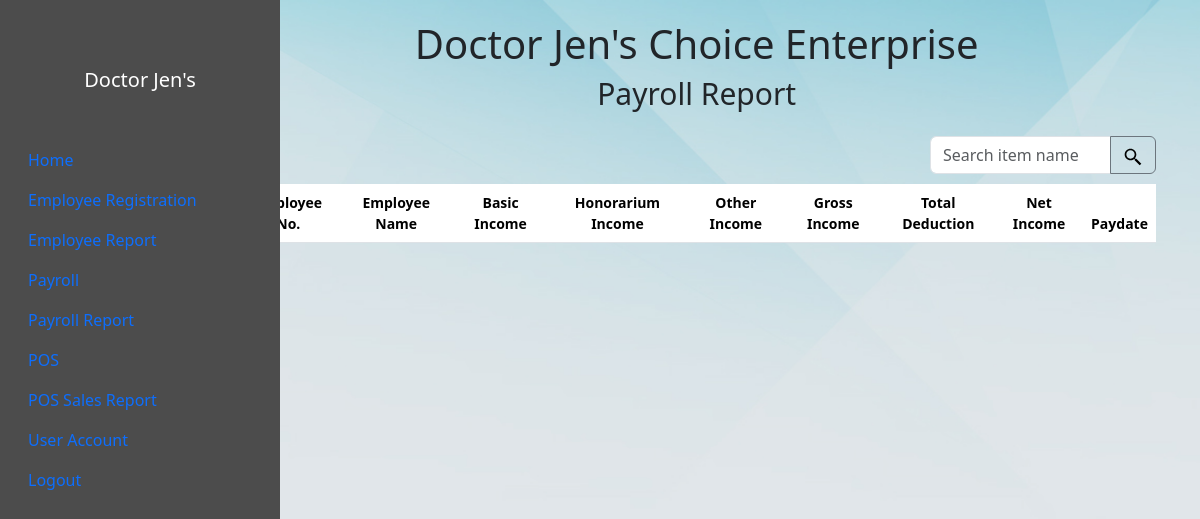
The app's page /payroll_report.php, older data.
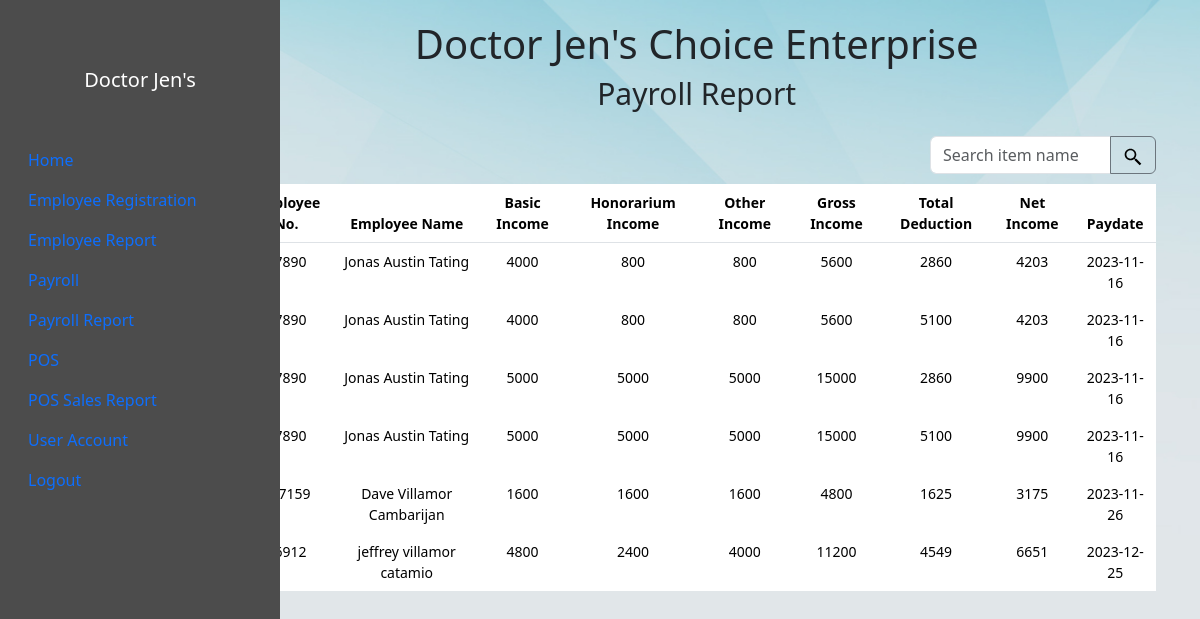
The same page, newer data.
### tables this page shows
CREATE TABLE `personal_infotbl` (
  `id` int(11) NOT NULL,
  `employee_no` varchar(255) NOT NULL,
  `address_line1` text NOT NULL,
  `address_line2` text NOT NULL,
  `birth_date` date NOT NULL,
  `civil_status` varchar(255) NOT NULL,
  `contact_no` varchar(255) NOT NULL,
  `country` varchar(255) NOT NULL,
  `department` varchar(255) NOT NULL,
  `designation` varchar(255) NOT NULL,
  `email_address` varchar(255) NOT NULL,
  `employee_status` varchar(255) NOT NULL,
  `fname` varchar(255) NOT NULL,
  `gender` varchar(255) NOT NULL,
  `lname` varchar(255) NOT NULL,
  `mname` varchar(255) NOT NULL,
  `municipality` varchar(255) NOT NULL,
  `nationality` varchar(255) NOT NULL,
  `other_social_media_account` varchar(255) NOT NULL,
  `pay_date` date NOT NULL,
  `picpath` text NOT NULL,
  `qualified_dependent_status` varchar(255) NOT NULL,
  `social_media_account_id` varchar(255) NOT NULL,
  `state_province` varchar(255) NOT NULL,
  `suffix` varchar(255) NOT NULL,
  `zip_code` int(11) NOT NULL
);

CREATE TABLE `deductiontbl` (
  `deduction_date` varchar(255) NOT NULL,
  `employee_no` varchar(255) NOT NULL,
  `faculty_savings_deposit` double NOT NULL,
  `faculty_savings_loan` double NOT NULL,
  `id` int(11) NOT NULL,
  `income_tax_contri` double NOT NULL,
  `other_loans` double NOT NULL,
  `pagibig_contri` double NOT NULL,
  `pagibig_loan` double NOT NULL,
  `philHealth_contri` double NOT NULL,
  `salary_loan` double NOT NULL,
  `sss_contri` double NOT NULL,
  `total_deduction` double NOT NULL,
  `sss_loan` double NOT NULL
);

CREATE TABLE `incometbl` (
  `id` int(11) NOT NULL,
  `income_date` varchar(255) NOT NULL,
  `basic_rate_hour` double NOT NULL,
  `basic_income` double NOT NULL,
  `hono_rate_hour` double NOT NULL,
  `hono_num_hrs` double NOT NULL,
  `hono_income` double NOT NULL,
  `other_rate_hour` double NOT NULL,
  `other_num_hrs` double NOT NULL,
  `other_income` double NOT NULL,
  `gross_income` double NOT NULL,
  `net_income` double NOT NULL,
  `employee_no` varchar(255) NOT NULL,
  `basic_num_hrs` double NOT NULL
);

### payroll_report.php (the view, shortened to what the changed rows need)
<?php
    $conn = OpenCon();
    $sql = "SELECT * FROM personal_infotbl INNER JOIN incometbl ON personal_infotbl.employee_no = incometbl.employee_no
            INNER JOIN deductiontbl ON incometbl.employee_no=deductiontbl.employee_no";
    $result = $conn->query($sql);
?>
<!DOCTYPE html>
<html lang="en">
<head>
    <link href="https://cdn.jsdelivr.net/npm/bootstrap@5.3.1/dist/css/bootstrap.min.css" rel="stylesheet">
    <link rel="stylesheet" href="css/admin.css?v.3">
</head>
<body>
    <div class="container-fluid">
        <div class="row">
            <nav id="sidebar">
                <div class="position-sticky">
                    <h1 class="text-white fs-5 text-center my-5">Doctor Jen's</h1>
                </div>
            </nav>
            <main class="col-md-9 ms-sm-auto col-lg-10 px-md-4">
                <h1>Doctor Jen's Choice Enterprise</h1>
                <div id="page-content">
                    <div class="px-10">
                        <h1 class="d-flex justify-content-center m-2" style="font-size:30px;">Payroll Report</h1>
                        <section>
                            <div class="table-responsive">
                                <table class="table table-borderless bg-white rounded small">
                                    <thead class="border-bottom">
                                        <tr>
                                            <th class="py-6 ps-6">Employee No.</th>
                                            <th class="py-6 ps-6">Employee Name</th>
                                            <th class="py-6 ps-6">Basic Income</th>
                                            <th class="py-6 ps-6">Honorarium Income</th>
                                            <th class="py-6 ps-6">Other Income</th>
                                            <th class="py-6 ps-6">Gross Income</th>
                                            <th class="py-6 ps-6">Total Deduction</th>
                                            <th class="py-6 ps-6">Net Income</th>
                                            <th class="py-6 ps-6">Paydate</th>
                                        </tr>
                                    </thead>
                                    <tbody>
                                        <?php
                                        if ($result) {
                                            while ($item = $result->fetch_assoc()) {
                                                echo "
                                        <tr>
                                            <td class='py-6 ps-6'>$item[employee_no]</td>
                                            <td class='py-6 ps-6'>$item[fname] $item[mname] $item[lname]</td>
                                            <td class='py-6 ps-6'>$item[basic_income]</td>
                                            <td class='py-6 ps-6'>$item[hono_income]</td>
                                            <td class='py-6 ps-6'>$item[other_income]</td>
                                            <td class='py-6 ps-6'>$item[gross_income]</td>
                                            <td class='py-6 ps-6'>$item[total_deduction]</td>
                                            <td class='py-6 ps-6'>$item[net_income]</td>
                                            <td class='py-6 ps-6'>$item[pay_date]</td>
                                        </tr>
                                        ";
                                            }
                                        }
                                        ?>
                                    </tbody>
                                </table>
                            </div>
                        </section>
                    </div>
                </div>
            </main>
        </div>
    </div>
</body>
</html>

Row changes from the older to the newer data that the page shows:
now on this page (row unchanged): personal_infotbl: deductiontbl.employee_no "67890", fname "Jonas", mname "Austin", lname "Tating", incometbl.basic_income "4000", incometbl.hono_income "800", incometbl.other_income "800", incometbl.gross_income "5600", deductiontbl.total_deduction "2860", incometbl.net_income "4203", pay_date "2023-11-16", deductiontbl.total_deduction "5100", incometbl.basic_income "5000", incometbl.hono_income "5000", incometbl.other_income "5000", incometbl.gross_income "15000", incometbl.net_income "9900"
added personal_infotbl: deductiontbl.employee_no "357159", fname "Dave", mname "Villamor", lname "Cambarijan", incometbl.basic_income "1600", incometbl.hono_income "1600", incometbl.other_income "1600", incometbl.gross_income "4800", deductiontbl.total_deduction "1625", incometbl.net_income "3175", pay_date "2023-11-26"
added personal_infotbl: deductiontbl.employee_no "36912", fname "jeffrey", mname "villamor", lname "catamio", incometbl.basic_income "4800", incometbl.hono_income "2400", incometbl.other_income "4000", incometbl.gross_income "11200", deductiontbl.total_deduction "4549", incometbl.net_income "6651", pay_date "2023-12-25"
